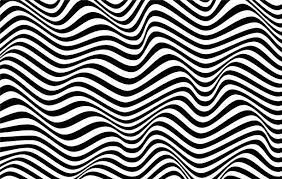
#> input picture Distorted/3.jfif, 282 x 179 px, found by its file name
$ jupyter execute exercise_12.ipynb   (shell and % lines are left out)   (older library calls are emulated)
#> lines starting #> are read from the running program, lines starting #| are printed output that depends on the picture
[cell 1]
import numpy as np
import os
import cv2
from google.colab.patches import cv2_imshow
import cv2 as cv
from matplotlib import pyplot as plt
import skimage
from scipy import ndimage as ndi
from google.colab import files

Read the given images

[cell 2]
frame1 = cv2.imread("./3.jfif", 0)
#> frame1 is the input picture: shape (179, 282); min 0, max 255, mean 129.6
cv2_imshow(frame1)
frame2 = cv2.imread("./8.png")
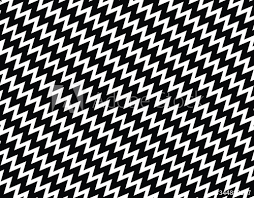
#> input picture Distorted/8.png, 254 x 198 px, found by its file name
#> frame2 is the input picture: shape (198, 254, 3); mean B, G, R 108, 107.4, 107
cv2_imshow(frame2)

#PREWITT FILTER

[cell 3]
prewitt_kernel_on_x = np.array([[1,1,1],[0,0,0],[-1,-1,-1]])
prewitt_kernel_on_y = np.array([[-1,0,1],[-1,0,1],[-1,0,1]])

#ROBERTS FILTER

[cell 4]
roberts_kernel_on_x = np.array([[-1,0],[0,1]])
roberts_kernel_on_y = np.array([[0,-1],[1,0]])

#LAPLACIAN FILTER

[cell 5]
result_laplacian_filter_image1 = cv2.Laplacian(frame1,cv2.CV_64F, borderType=cv2.BORDER_DEFAULT)
result_laplacian_filter_image2 = cv2.Laplacian(frame2,cv2.CV_64F, borderType=cv2.BORDER_DEFAULT)

#SOBEL FILTER

[cell 6]
result_sobel_filter_on_x_image1   = cv2.Sobel(frame1,cv2.CV_64F,1,0,ksize=5,borderType=cv2.BORDER_DEFAULT )
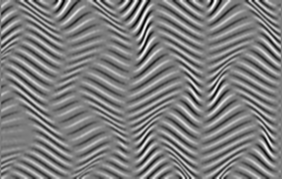
#> result_sobel_filter_on_x_image1: shape (179, 282) float64; min -11416, max 11750, mean 1.4; drawn with min black and max white
result_sobel_filter_on_y_image1   = cv2.Sobel(frame1,cv2.CV_64F,0,1,ksize=5, borderType=cv2.BORDER_DEFAULT)
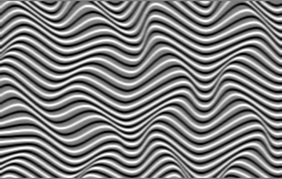
#> result_sobel_filter_on_y_image1: shape (179, 282) float64; min -12189, max 12168, mean -3.4; drawn with min black and max white
result_sobel_magnitude_image1     = np.sqrt(result_sobel_filter_on_x_image1**2 + result_sobel_filter_on_y_image1**2)
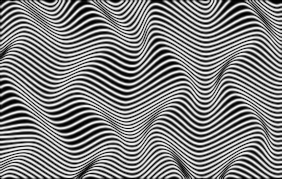
#> result_sobel_magnitude_image1: shape (179, 282) float64; min 0, max 12680.4, mean 6479.7; drawn with min black and max white

result_sobel_filter_on_x_image2   = cv2.Sobel(frame2,cv2.CV_64F,1,0,ksize=5, borderType=cv2.BORDER_DEFAULT)
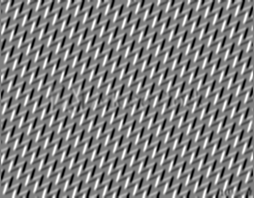
#> result_sobel_filter_on_x_image2: shape (198, 254, 3) float64; mean B, G, R -1.1, -1.1, -1.1; drawn with min black and max white
result_sobel_filter_on_y_image2   = cv2.Sobel(frame2,cv2.CV_64F,0,1,ksize=5, borderType=cv2.BORDER_DEFAULT)
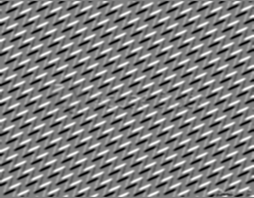
#> result_sobel_filter_on_y_image2: shape (198, 254, 3) float64; mean B, G, R -2.1, -2.2, -2.2; drawn with min black and max white
result_sobel_magnitude_image2     = np.sqrt(result_sobel_filter_on_x_image2**2 + result_sobel_filter_on_y_image2**2)
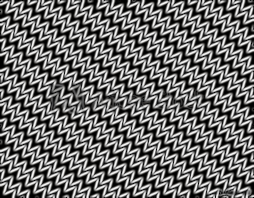
#> result_sobel_magnitude_image2: shape (198, 254, 3) float64; mean B, G, R 5538.1, 5575.8, 5595; drawn with min black and max white

#COMPUTE AND ANALYZE FILTERS

[cell 7]
result_prewitt_filter_on_x_image1 = cv2.filter2D(frame1, -1, prewitt_kernel_on_x)
result_prewitt_filter_on_y_image1 = cv2.filter2D(frame1, -1, prewitt_kernel_on_y)
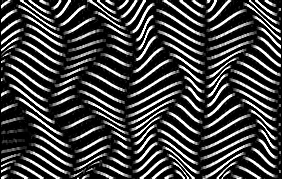
#> result_prewitt_filter_on_y_image1: shape (179, 282); min 0, max 255, mean 64.1

result_prewitt_filter_on_x_image2 = cv2.filter2D(frame2, -1, prewitt_kernel_on_x)
result_prewitt_filter_on_y_image2 = cv2.filter2D(frame2, -1, prewitt_kernel_on_y)

result_roberts_filter_on_x_image1 = cv2.filter2D(frame1, -1, roberts_kernel_on_x)
result_roberts_filter_on_y_image1 = cv2.filter2D(frame1, -1, roberts_kernel_on_y)
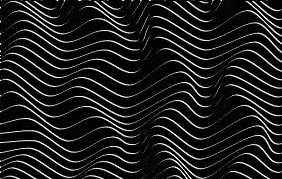
#> result_roberts_filter_on_y_image1: shape (179, 282); min 0, max 255, mean 30

result_roberts_filter_on_x_image2 = cv2.filter2D(frame2, -1, roberts_kernel_on_x)
result_roberts_filter_on_y_image2 = cv2.filter2D(frame2, -1, roberts_kernel_on_y)
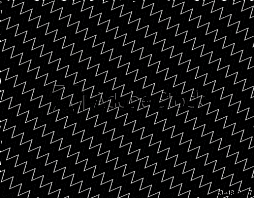
#> result_roberts_filter_on_y_image2: shape (198, 254, 3); mean B, G, R 18.7, 18.6, 18.6
